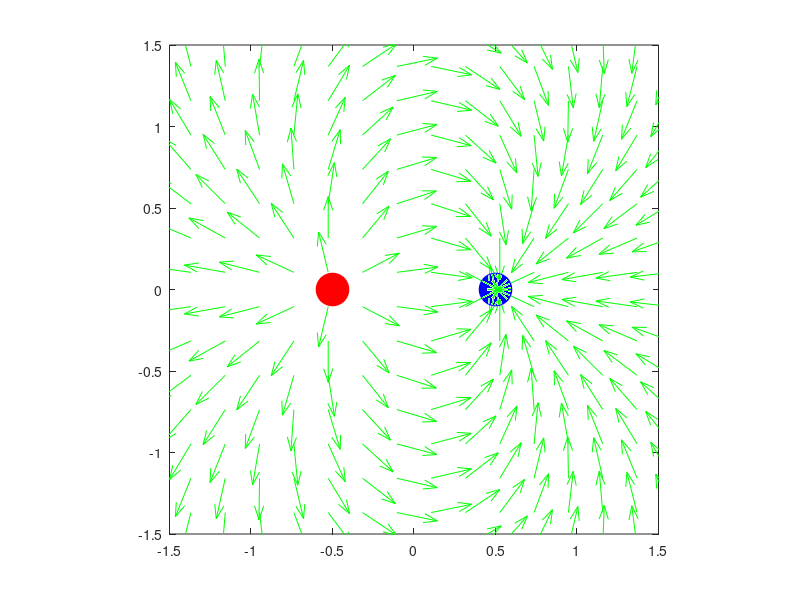

MATLAB code for this plot:
%REALIZADO POR:
%Alberto navarrete
%Jemuel Flores
%Grecia Pacheco
%Oscar Reyes
%MAIN
clear;
close all; clc;
N=20;
minX=-2;
maxX=2;
minY=-2;
maxY=2;
x=linspace(minX,maxX,N);
y=linspace(minY,maxY,N);
[xG,yG]=meshgrid(x,y);
%posicion particula negativa
xCn=0.5; yCn=0; a=0.2;l=2;
xCp=-0.5; yCp=0; 
%campo el[ectrico
Qn=-20;
Qp=20;
eps0=8.854e-12;
kC=1/(4*pi*eps0);
Rx=xG-xCn;
Ry=yG-yCn;
R=sqrt(Rx.^2 +Ry.^2).^3;
Ex=kC.*Qn.*Rx./R;
Ey=kC.*Qn.*Ry./R;

Rx=xG-xCp;
Ry=yG-yCp;
R=sqrt(Rx.^2 +Ry.^2).^3;
Ex=Ex + kC .* Qp .* Rx ./ R;
Ey=Ey + kC .* Qp .* Ry ./R;
E= sqrt(Ex.^2 +Ey.^2);

u=Ex./E;
v=Ey./E;

%dibujar
figure();
h=quiver(xG,yG,u,v);
set(h,'color',[0 1 0]);
axis([-1.5 1.5 -1.5 1.5]);
axis equal;
box on;
h=rectangle('Position',[xCn-a/2,yCn-a/2,a,a],'curvature',[1 1]);
set(h,'Facecolor',[0 0 1],'Edgecolor',[0,0,1]);
h=rectangle('Position',[xCp-a/2,yCp-a/2,a,a],'curvature',[1 1]);
set(h,'Facecolor',[1 0 0],'Edgecolor',[1,0,0]);





